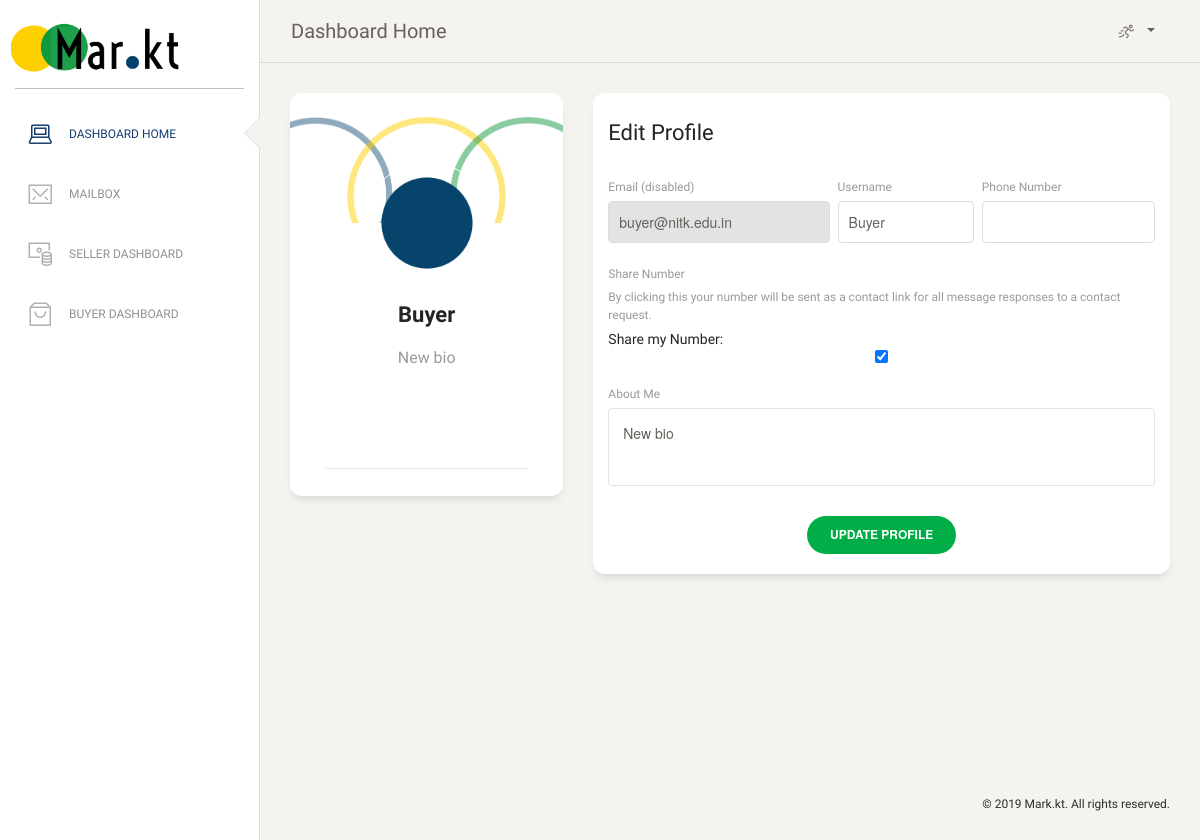
The page /dashboard/ (signed in) on the database its author committed.
### homepage/models.py (models this page shows)
class User(models.Model):
    name = models.CharField(max_length=50)
    bio = models.CharField(max_length=150)
    email_id = models.EmailField()
    password = models.CharField(max_length=20)
    phone_number = models.CharField(max_length=10)
    share_email = models.BooleanField(default=True)
    share_phone = models.BooleanField(default=False)

### homepage/views.py (the view, shortened to what this page needs)
# urls.py: path('dashboard/', views.display_dash_home, name="dash_home"),
def display_dash_home(request):
    if 'userid' not in request.session.keys() :
        return redirect(reverse('homepage:home'))
    user=User.objects.get(id=request.session['userid'])
    context = {
        'page_name': "Dashboard",
        'user':user,
    }
    if user.share_phone==True:
        context['shph']=True
    return render(request, 'homepage/dashboard.html', context)

### homepage/templates/homepage/dashboard.html (shortened to what this page needs)
<!DOCTYPE html>
<html lang="en">
{% load static %}
<head>
  <link href="{% static 'homepage/css/font-awesome.min.css' %}" rel="stylesheet">
  <link href="{% static 'homepage/css/bootstrap.min.css' %}" rel="stylesheet" />
  <link href="{% static 'homepage/css/paper-dashboard.css' %}" rel="stylesheet" />
   <link href="{% static 'homepage/css/theme.css' %}" rel="stylesheet">
   <link href="{% static 'homepage/css/dash.css' %}" rel="stylesheet">
</head>
<body class="">
  <div class="wrapper ">
    <div class="sidebar" data-color="white" data-active-color="danger">
      <div class="logo">
        <a href="{% url 'homepage:dash_home' %}" class="simple-text logo-normal">
          <div class="logo-image-big logo-image dash-logo">
            <img src="{% static 'homepage/img/logo3.png' %}">
          </div>
        </a>
      </div>
      <div class="sidebar-wrapper">
        <ul class="nav">
          <li class="active" id="dbhome">
            <a href="{% url 'homepage:dash_home' %}">
              <i class="nc-icon nc-laptop"></i>
              <p>Dashboard Home</p>
            </a>
          </li>
          <li  id="mail">
            <a href="{% url 'homepage:mail_home' %}">
              <i class="nc-icon nc-email-85"></i>
              <p>Mailbox</p>
            </a>
          </li>
          <li id="seller">
            <a href="{% url 'seller:dashboard' %}">
              <i class="nc-icon nc-money-coins"></i>
              <p>Seller Dashboard</p>
            </a>
          </li>
          <li id="buyer">
            <a href="{% url 'buyer:dashboard' %}">
              <i class="nc-icon nc-bag-16"></i>
              <p>Buyer Dashboard</p>
            </a>
          </li>
        </ul>
      </div>
    </div>
    <div class="main-panel">
      <nav class="navbar navbar-expand-lg navbar-absolute fixed-top navbar-transparent">
        <div class="container-fluid">
          <div class="navbar-wrapper">
            <a class="navbar-brand" href="">Dashboard Home</a>
          </div>
          <div class="collapse navbar-collapse justify-content-end" id="navigation">
            <ul class="navbar-nav">
              <li class="nav-item btn-rotate dropdown">
                <a class="nav-link dropdown-toggle" href="http://example.com" id="navbarDropdownMenuLink" data-toggle="dropdown" aria-haspopup="true" aria-expanded="false">
                  <i class="nc-icon nc-user-run"></i>
                </a>
              </li>
            </ul>
          </div>
        </div>
      </nav>
  <div class="content">
    <div class="row">
      <div class="col-md-4">
        <div class="card card-user">
          <div class="image">
            <img src="{% static 'homepage/img/hero-bg.png' %}" alt="...">
          </div>
          <div class="card-body">
            <div class="author">
                <img class="avatar border-gray" src="{% static 'homepage/img/bluedot.png' %}" alt="...">
                <h5 class="title">{{ user.name }}</h5>
            </div>
            <p class="description text-center">
              {{ user.bio }}
            </p>
          </div>
          <div class="card-footer">
            <hr>
          </div>
        </div>
      </div>
      <div class="col-md-8">
        <div class="card card-user">
          <div class="card-header">
            <h5 class="card-title">Edit Profile</h5>
          </div>
          <div class="card-body">
            <form method="POST">
              <div class="row">
                <div class="col-md-5 pr-1">
                  <div class="form-group">
                    <label>Email (disabled)</label>
                    <input type="text" class="form-control" disabled="" placeholder={{ user.email_id }} value={{ user.email_id }}>
                  </div>
                </div>
                <div class="col-md-3 px-1">
                  <div class="form-group">
                    <label>Username</label>
                    <input type="text" name="nameupd" class="form-control" placeholder={{ user.name }} value={{ user.name }} required>
                  </div>
                </div>
                <div class="col-md-4 pl-1">
                  <div class="form-group">
                    <label for="exampleInputEmail1">Phone Number</label>
                    <input type="number" name="phupd" class="form-control" value={{ user.phone_number }} placeholder={{ user.phone_number }} >
                  </div>
                </div>
              </div>
              <div class="row">
                <div class="col-md-12">
                  <div class="form-group">
                    <label for="exampleInputEmail1">Share Number</label><br>
                    <label>By clicking this your number will be sent as a contact link for all message responses to a contact request.</label><br>
                    Share my Number:   <input type="checkbox" name="numshare" class="form-control" checked="checked">
                  </div>
                </div>
              </div>
              <div class="row">
                <div class="col-md-12">
                  <div class="form-group">
                    <label>About Me</label>
                    <textarea name="bioupd" class="form-control textarea" >{{ user.bio }} </textarea>
                  </div>
                </div>
              </div>
              <div class="row">
                <div class="update ml-auto mr-auto">
                  <button type="submit" class="btn btn-primary btn-round">Update Profile</button>
                </div>
              </div>
            </form>
          </div>
        </div>
      </div>
    </div>
  </div>
      <footer class="footer footer-black  footer-white ">
        <div class="container-fluid">
          <div class="row">
            <nav class="footer-nav">
            </nav>
            <div class="credits ml-auto">
              <span class="copyright">
                ©
                 Mark.kt. All rights reserved.
              </span>
            </div>
          </div>
        </div>
      </footer>
    </div>
  </div>
</body>
</html>

### homepage/static/homepage/css/theme.css (style rules this page uses)
* { font-family: 'Roboto Condensed', sans-serif; }
.logo-image { max-height: 100px; }

### homepage/static/homepage/css/dash.css (style rules this page uses)
.dash-logo { width:170px; }

### rows shown on the page
User: name "Buyer", bio "New bio", email_id "buyer@nitk.edu.in", nameupd "Buyer", bioupd "New bio"
